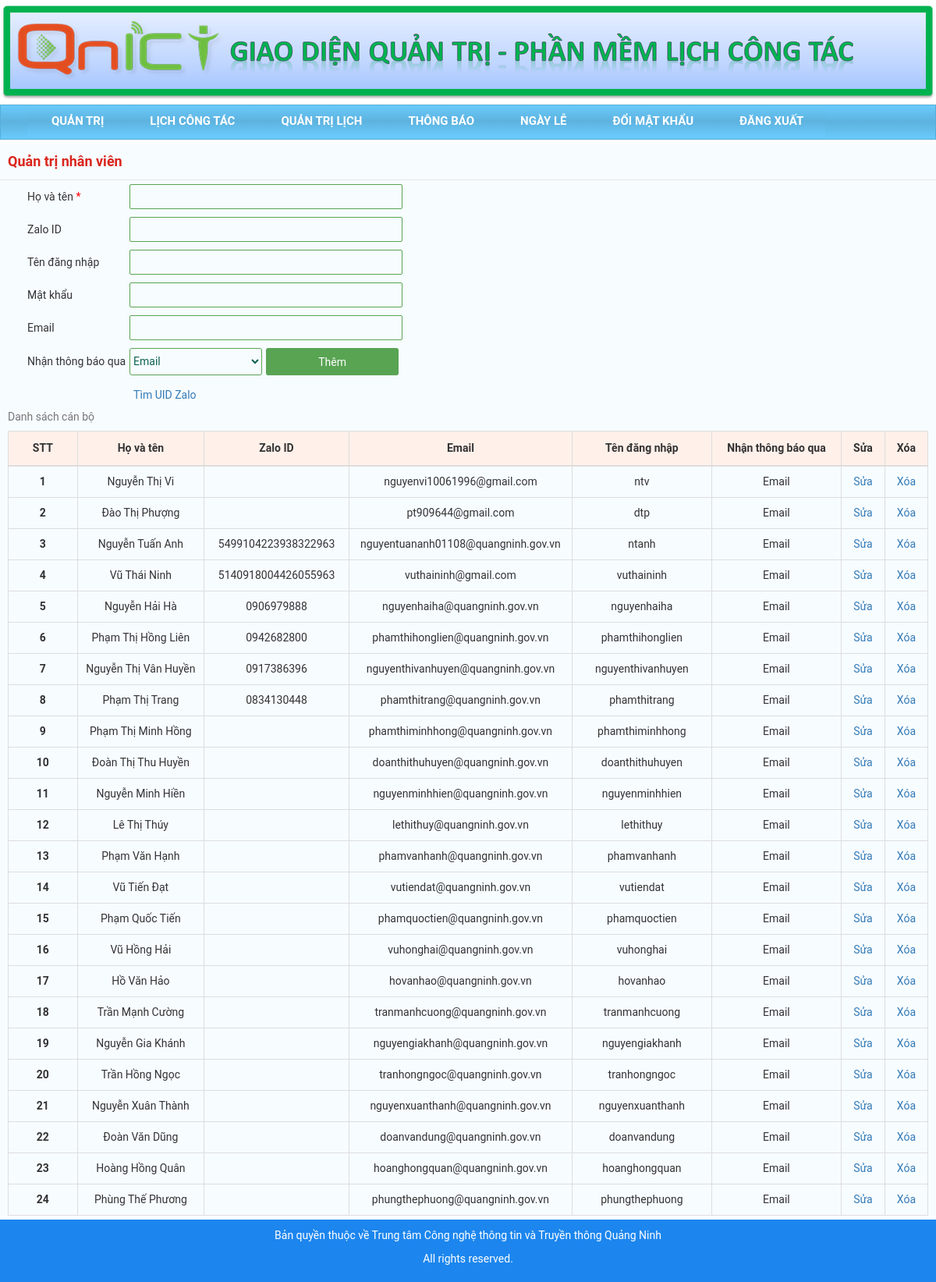
/manager/member.php (signed in), run on the app's committed database.
### tables this page shows
CREATE TABLE `tblmember` (
  `Member_ID` smallint(5) UNSIGNED NOT NULL,
  `Member_Name` varchar(100) NOT NULL,
  `Member_ZaloID` varchar(50) DEFAULT NULL,
  `Member_Email` varchar(100) DEFAULT NULL,
  `Member_Choose` tinyint(3) UNSIGNED DEFAULT NULL,
  `Member_User` varchar(50) DEFAULT NULL,
  `Member_Hash` varchar(100) DEFAULT NULL
);

### manager/member.php (the view, shortened to what this page needs)
<!DOCTYPE html>
<html>
    <link rel="stylesheet" href="../css/3.4.0.bootstrap.min.css">
   <link rel="stylesheet" href="../css/StyleAdmin.css">
</head>
<?php
 require_once("../include/connection.php");   $notice=-1;
?>
<?php
$isUpdate=0;
?>
          <body>
    <div class="top">
        <img src='../images/adminbanner1.png' style="display: block; margin-left: auto; margin-right: auto;">
    </div>
    <div id="menungang" style=" margin-bottom: 5px; ">
        <div class="container1">
            <ul class="menu">
                <li ><a  href="">Quản trị</a>
                </li>
                <li><a href="view.php">Lịch công tác</a></li>
                <li><a href="schedule.php">Quản trị lịch</a></li>
                <li><a href="notice.php">Thông báo</a></li>
                <li><a href="event.php">Ngày lễ</a></li>
                <li><a href="change-password.php"> Đổi mật khẩu</a></li>
                <li><a href="logout.php">Đăng xuất</a></li>
            </ul>
        </div>
    </div>
    <div style="background-color: #f7fcff; min-height: 700px;">
    <fieldset>
            <legend>Quản trị nhân viên</legend>
<form action="member.php" method="post"  style="padding-left: 25px;">
    <table>
      <tr>
        <td>Họ và tên <span style="color:red;">*</span></td>
        <td><input type="text" name="name"<?php if($isUpdate ==1) echo ' value =\''.$name.'\' ';?>></td>
      </tr>
      <tr>
        <td>Zalo ID </td>
        <td><input type="text" name="zalo" <?php if($isUpdate ==1) echo ' value =\''.$zalo.'\' ' ?> ></td>
      </tr>
      <tr>
        <td>Tên đăng nhập </td>
        <td><input type="text" name="member_user" <?php if($isUpdate ==1) echo ' value =\''.$member_user.'\' ' ?> ></td>
      </tr>
      <tr>
        <td>Mật khẩu</td>
        <td><input type="text" name="member_pass"></td>
      </tr>
      <tr>
        <td>Email </td>
        <td><input type="text" name="email" <?php if($isUpdate ==1) echo ' value =\''.$email.'\' ' ?> ></td>
      </tr>
      <tr>
      <td>Nhận thông báo qua </td>
        <td  colspan="2" align="center">   <span class="inline" >  <select id="nut" name="choose">
            <option value="1"<?php if($isUpdate ==1) if($choose ==1 ) echo ' selected' ?>>Email</option>
          </select></span>
    <input id="nut" type="submit" <?php if ($isUpdate==0) echo 'name="btn_submit_add" value="Thêm" ';
                                                            else echo 'name="btn_submit_update" value="Cập nhật" ';?>>
  </td>
  </tr>
  <tr>
    <td> </td>
    <td>
<span class="inline" style="padding-top:10px; padding-left: 10px;"> <a href="zalo.php"> Tìm UID Zalo </a></span>
      </td>
  </tr>
  </table>
</form>
<table  class="tabletable table-hover table-bordered results" style="margin-left: 10px; text-align: center;margin-right:10px; ">
  <caption>Danh sách cán bộ</caption>
  <thead>
    <tr style="height: 45px; background-color: #fff0ea ">
      <th class="col-md-1 col-xs-1" style="text-align: center">STT</th>
      <th class="col-md-2 col-xs-2" style="text-align: center">Họ và tên</th>
      <th class="col-md-2 col-xs-2" style="text-align: center">Zalo ID</th>
      <th class="col-md-3 col-xs-3" style="text-align: center">Email</th>
      <th class="col-md-2 col-xs-2" style="text-align: center">Tên đăng nhập</th>
      <th class="col-md-3 col-xs-3" style="text-align: center">Nhận thông báo qua</th>
      <th class="col-md-1 col-xs-1" style="text-align: center">Sửa</th>
      <th class="col-md-1 col-xs-1" style="text-align: center">Xóa</th>
    </tr>
  </thead>
  <tbody>
    <?php
            $stt = 1 ;
            $sql = "SELECT * FROM `tblmember`" ;
            $query = mysqli_query($conn,$sql);
            while ($data = mysqli_fetch_array($query)) {
          ?>
    <tr style="height: 40px;">
      <th scope="row" style="text-align: center">
        <?php echo $stt++ ?>
      </th>
      <td style="text-align: center">
        <?php echo $data["Member_Name"]; ?>
      </td>
      <td>
      <?php echo $data["Member_ZaloID"]; ?>
      </td>
      <td>
      <?php echo $data["Member_Email"]; ?>
      </td>
      <td>
      <?php echo $data["Member_User"]; ?>
      </td>
      <td>
        <?php
                    if ($data["Member_Choose"] == 1) {
                      echo "Email";
                      }elseif ($data["Member_Choose"] == 2) {
                        echo "Zalo";
                        }?>
      </td>
      <td><a href="member.php?<?php echo 'id='.$data["Member_ID"].'&acction=update'; ?>" >Sửa</a> </td>
      <td><a href="member.php?<?php echo 'id='.$data["Member_ID"].'&acction=delete'; ?>" onclick="return confirmAction()">Xóa</a> </td>
    </tr>
    <?php
            }
          ?>
  </tbody>
</table>
</div>
<footer class="container-fluid text-center">
    <p>Bản quyền thuộc về Trung tâm Công nghệ thông tin và Truyền thông Quảng Ninh
    </p>
    <p>All rights reserved.</p>
</footer>
</body>
</html>

### css/StyleAdmin.css (style rules this page uses)
* { font-family: Roboto, sans-serif; }
footer { background-color: #1C86EE; padding: 10px; text-align: center; color: white; margin-top: 5px; }
.top { padding-bottom: 5px; padding-top: 5px; }
#menungang { background: linear-gradient(#6acbfc, #5db2de, #6acbfc); display: block; margin-left: auto; margin-right: auto; border: 1px solid #56add8; padding-bottom: 5px; height: 45px; }
.container1 { width: 100%; }
.menu, .menu ul { list-style: none; }
.menu { height: 40px; margin-left: -6px; }
.menu li { background: linear-gradient(#6acbfc, #5db2de, #6acbfc); }
.menu>li { display: block; float: left; position: relative; }
.menu>li:first-child { border-radius: 7px 0 0; }
.menu a { border-left: 3px solid rgba(0, 0, 0, 0); color: #ffff; display: block; font-family: 'Roboto'; font-size: 15px; line-height: 40px; padding: 0 28px; text-decoration: none; text-transform: uppercase; font-weight: bold; }
select { margin: 5px; width: 350px; display: block; border: none; border: solid 1px #59a453; border-radius: 2px; background-color:rgba(255, 255, 255, 0) ; color: #0e6252; }
input { margin: 5px; width: 350px; display: block; border: none; padding: 8px 0; border: solid 1px #59a453; border-radius: 2px; background-color:rgba(255, 255, 255, 0) ; color: #0e6252; }
input[id="nut"] { border: none; background: #59a453; cursor: pointer; border-radius: 3px; width: 170px; height: 35px; color: white; }
select[id="nut"] { border-radius: 3px; width: 170px; height: 35px; border: solid 1px #59a453; }
legend { font-weight: bold; padding: 10px; font-size: 18px; color: #da251c; margin-bottom: 0px; }
table { margin-left: 10px; }
.inline { display: inline; float: left; }

### manager/member.php (style rules this page uses)
body { width: 1200px; display: block; margin-left: auto; margin-right: auto; }
select,input { height: 32px; margin: 5px 5px; }

### data on the page
tblmember: Member_Name "Nguyễn Thị Vi", Member_Email "nguyenvi10061996@gmail.com", Member_User "ntv", Member_Choose "Email"
tblmember: Member_Name "Đào Thị Phượng", Member_Email "pt909644@gmail.com", Member_User "dtp", Member_Choose "Email"
tblmember: Member_Name "Nguyễn Tuấn Anh", Member_ZaloID "5499104223938322963", Member_Email "nguyentuananh01108@quangninh.gov.vn", Member_User "ntanh", Member_Choose "Email"
tblmember: Member_Name "Vũ Thái Ninh", Member_ZaloID "5140918004426055963", Member_Email "vuthaininh@gmail.com", Member_User "vuthaininh", Member_Choose "Email"
tblmember: Member_Name "Nguyễn Hải Hà", Member_ZaloID "0906979888", Member_Email "nguyenhaiha@quangninh.gov.vn", Member_User "nguyenhaiha", Member_Choose "Email"
tblmember: Member_Name "Phạm Thị Hồng Liên", Member_ZaloID "0942682800", Member_Email "phamthihonglien@quangninh.gov.vn", Member_User "phamthihonglien", Member_Choose "Email"
tblmember: Member_Name "Nguyễn Thị Vân Huyền", Member_ZaloID "0917386396", Member_Email "nguyenthivanhuyen@quangninh.gov.vn", Member_User "nguyenthivanhuyen", Member_Choose "Email"
tblmember: Member_Name "Phạm Thị Trang", Member_ZaloID "0834130448", Member_Email "phamthitrang@quangninh.gov.vn", Member_User "phamthitrang", Member_Choose "Email"
tblmember: Member_Name "Phạm Thị Minh Hồng", Member_Email "phamthiminhhong@quangninh.gov.vn", Member_User "phamthiminhhong", Member_Choose "Email"
tblmember: Member_Name "Đoàn Thị Thu Huyền", Member_Email "doanthithuhuyen@quangninh.gov.vn", Member_User "doanthithuhuyen", Member_Choose "Email"
tblmember: Member_Name "Nguyễn Minh Hiền", Member_Email "nguyenminhhien@quangninh.gov.vn", Member_User "nguyenminhhien", Member_Choose "Email"
tblmember: Member_Name "Lê Thị Thúy", Member_Email "lethithuy@quangninh.gov.vn", Member_User "lethithuy", Member_Choose "Email"
tblmember: Member_Name "Phạm Văn Hạnh", Member_Email "phamvanhanh@quangninh.gov.vn", Member_User "phamvanhanh", Member_Choose "Email"
tblmember: Member_Name "Vũ Tiến Đạt", Member_Email "vutiendat@quangninh.gov.vn", Member_User "vutiendat", Member_Choose "Email"
tblmember: Member_Name "Phạm Quốc Tiến", Member_Email "phamquoctien@quangninh.gov.vn", Member_User "phamquoctien", Member_Choose "Email"
tblmember: Member_Name "Vũ Hồng Hải", Member_Email "vuhonghai@quangninh.gov.vn", Member_User "vuhonghai", Member_Choose "Email"
tblmember: Member_Name "Hồ Văn Hảo", Member_Email "hovanhao@quangninh.gov.vn", Member_User "hovanhao", Member_Choose "Email"
tblmember: Member_Name "Trần Mạnh Cường", Member_Email "tranmanhcuong@quangninh.gov.vn", Member_User "tranmanhcuong", Member_Choose "Email"
tblmember: Member_Name "Nguyễn Gia Khánh", Member_Email "nguyengiakhanh@quangninh.gov.vn", Member_User "nguyengiakhanh", Member_Choose "Email"
tblmember: Member_Name "Trần Hồng Ngọc", Member_Email "tranhongngoc@quangninh.gov.vn", Member_User "tranhongngoc", Member_Choose "Email"
tblmember: Member_Name "Nguyễn Xuân Thành", Member_Email "nguyenxuanthanh@quangninh.gov.vn", Member_User "nguyenxuanthanh", Member_Choose "Email"
tblmember: Member_Name "Đoàn Văn Dũng", Member_Email "doanvandung@quangninh.gov.vn", Member_User "doanvandung", Member_Choose "Email"
tblmember: Member_Name "Hoàng Hồng Quân", Member_Email "hoanghongquan@quangninh.gov.vn", Member_User "hoanghongquan", Member_Choose "Email"
tblmember: Member_Name "Phùng Thế Phương", Member_Email "phungthephuong@quangninh.gov.vn", Member_User "phungthephuong", Member_Choose "Email"
